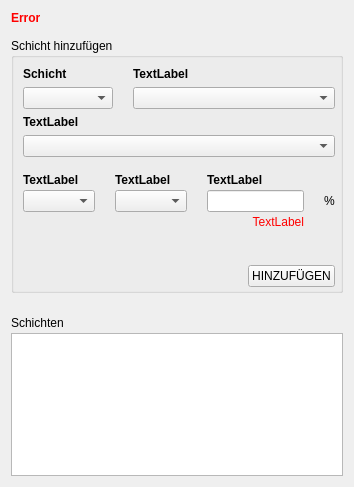
         <widget class="QWidget" name="scrollAreaWidgetContents_11">
          <property name="geometry">
           <rect>
            <x>0</x>
            <y>0</y>
            <width>354</width>
            <height>487</height>
           </rect>
          </property>
          <layout class="QGridLayout" name="gridLayout_45">
           <property name="horizontalSpacing">
            <number>5</number>
           </property>
           <property name="verticalSpacing">
            <number>3</number>
           </property>
           <item row="5" column="0">
            <widget class="QTableWidget" name="t_bestockungTable"/>
           </item>
           <item row="0" column="0">
            <widget class="QLabel" name="t_bestockungError">
             <property name="sizePolicy">
              <sizepolicy hsizetype="Preferred" vsizetype="Fixed">
               <horstretch>0</horstretch>
               <verstretch>0</verstretch>
              </sizepolicy>
             </property>
             <property name="font">
              <font>
               <weight>75</weight>
               <bold>true</bold>
              </font>
             </property>
             <property name="styleSheet">
              <string notr="true">color:red</string>
             </property>
             <property name="text">
              <string>Error</string>
             </property>
            </widget>
           </item>
           <item row="3" column="0">
            <spacer name="verticalSpacer_43">
             <property name="orientation">
              <enum>Qt::Vertical</enum>
             </property>
             <property name="sizeType">
              <enum>QSizePolicy::Fixed</enum>
             </property>
             <property name="sizeHint" stdset="0">
              <size>
               <width>20</width>
               <height>20</height>
              </size>
             </property>
            </spacer>
           </item>
           <item row="4" column="0">
            <widget class="QLabel" name="label_46">
             <property name="text">
              <string>Schichten</string>
             </property>
            </widget>
           </item>
           <item row="2" column="0">
            <widget class="QgsCollapsibleGroupBox" name="t_bestockung_collapsable">
             <property name="title">
              <string>Schicht hinzufügen</string>
             </property>
             <layout class="QGridLayout" name="gridLayout_13">
              <property name="leftMargin">
               <number>9</number>
              </property>
              <property name="topMargin">
               <number>9</number>
              </property>
              <property name="rightMargin">
               <number>5</number>
              </property>
              <property name="bottomMargin">
               <number>3</number>
              </property>
              <property name="horizontalSpacing">
               <number>20</number>
              </property>
              <property name="verticalSpacing">
               <number>6</number>
              </property>
              <item row="1" column="0">
               <widget class="QComboBox" name="t_bestockung_schicht_id">
                <property name="sizePolicy">
                 <sizepolicy hsizetype="Ignored" vsizetype="Ignored">
                  <horstretch>0</horstretch>
                  <verstretch>0</verstretch>
                 </sizepolicy>
                </property>
               </widget>
              </item>
              <item row="2" column="0">
               <spacer name="verticalSpacer_8">
                <property name="orientation">
                 <enum>Qt::Vertical</enum>
                </property>
                <property name="sizeType">
                 <enum>QSizePolicy::Maximum</enum>
                </property>
                <property name="sizeHint" stdset="0">
                 <size>
                  <width>20</width>
                  <height>20</height>
                 </size>
                </property>
               </spacer>
              </item>
              <item row="1" column="1" colspan="2">
               <widget class="QComboBox" name="t_bestockung_nas_id">
                <property name="sizePolicy">
                 <sizepolicy hsizetype="Ignored" vsizetype="Fixed">
                  <horstretch>0</horstretch>
                  <verstretch>0</verstretch>
                 </sizepolicy>
                </property>
               </widget>
              </item>
              <item row="16" column="0" colspan="3">
               <layout class="QHBoxLayout" name="horizontalLayout_2">
                <property name="topMargin">
                 <number>0</number>
                </property>
                <item>
                 <spacer name="horizontalSpacer_2">
                  <property name="orientation">
                   <enum>Qt::Horizontal</enum>
                  </property>
                  <property name="sizeHint" stdset="0">
                   <size>
                    <width>40</width>
                    <height>20</height>
                   </size>
                  </property>
                 </spacer>
                </item>
                <item>
                 <widget class="QPushButton" name="t_bestockungAdd">
                  <property name="text">
                   <string>HINZUFÜGEN</string>
                  </property>
                 </widget>
                </item>
               </layout>
              </item>
              <item row="6" column="0">
               <spacer name="verticalSpacer_9">
                <property name="orientation">
                 <enum>Qt::Vertical</enum>
                </property>
                <property name="sizeType">
                 <enum>QSizePolicy::Maximum</enum>
                </property>
                <property name="sizeHint" stdset="0">
                 <size>
                  <width>20</width>
                  <height>20</height>
                 </size>
                </property>
               </spacer>
              </item>
              <item row="4" column="0" colspan="3">
               <widget class="QComboBox" name="t_bestockung_icode_ba"/>
              </item>
              <item row="0" column="1">
               <widget class="QLabel" name="t_bestockung_nas_idLabel">
                <property name="font">
                 <font>
                  <weight>75</weight>
                  <bold>true</bold>
                 </font>
                </property>
                <property name="text">
                 <string>TextLabel</string>
                </property>
               </widget>
              </item>
              <item row="15" column="0" colspan="3">
               <widget class="QLabel" name="t_bestockungAddError">
                <property name="styleSheet">
                 <string notr="true">color:red</string>
                </property>
                <property name="text">
                 <string/>
                </property>
                <property name="alignment">
                 <set>Qt::AlignRight|Qt::AlignTrailing|Qt::AlignVCenter</set>
                </property>
               </widget>
              </item>
              <item row="14" column="0">
               <spacer name="verticalSpacer_56">
                <property name="orientation">
                 <enum>Qt::Vertical</enum>
                </property>
                <property name="sizeType">
                 <enum>QSizePolicy::Fixed</enum>
                </property>
                <property name="sizeHint" stdset="0">
                 <size>
                  <width>20</width>
                  <height>10</height>
                 </size>
                </property>
               </spacer>
              </item>
              <item row="7" column="0" colspan="3">
               <layout class="QGridLayout" name="gridLayout_46">
                <property name="topMargin">
                 <number>10</number>
                </property>
                <property name="horizontalSpacing">
                 <number>20</number>
                </property>
                <property name="verticalSpacing">
                 <number>3</number>
                </property>
                <item row="1" column="3">
                 <widget class="QLabel" name="label_48">
                  <property name="sizePolicy">
                   <sizepolicy hsizetype="Fixed" vsizetype="Preferred">
                    <horstretch>0</horstretch>
                    <verstretch>0</verstretch>
                   </sizepolicy>
                  </property>
                  <property name="text">
                   <string>%</string>
                  </property>
                 </widget>
                </item>
                <item row="0" column="2">
                 <widget class="QLabel" name="t_bestockung_ba_anteilLabel">
                  <property name="font">
                   <font>
                    <weight>75</weight>
                    <bold>true</bold>
                   </font>
                  </property>
                  <property name="text">
                   <string>TextLabel</string>
                  </property>
                 </widget>
                </item>
                <item row="1" column="0">
                 <widget class="QComboBox" name="t_bestockung_entsart_id">
                  <property name="sizePolicy">
                   <sizepolicy hsizetype="Expanding" vsizetype="Fixed">
                    <horstretch>0</horstretch>
                    <verstretch>0</verstretch>
                   </sizepolicy>
                  </property>
                 </widget>
                </item>
                <item row="1" column="2">
                 <widget class="QLineEdit" name="t_bestockung_ba_anteil">
                  <property name="alignment">
                   <set>Qt::AlignRight|Qt::AlignTrailing|Qt::AlignVCenter</set>
                  </property>
                 </widget>
                </item>
                <item row="0" column="1">
                 <widget class="QLabel" name="t_bestockung_vert_idLabel">
                  <property name="font">
                   <font>
                    <weight>75</weight>
                    <bold>true</bold>
                   </font>
                  </property>
                  <property name="text">
                   <string>TextLabel</string>
                  </property>
                 </widget>
                </item>
                <item row="1" column="1">
                 <widget class="QComboBox" name="t_bestockung_vert_id">
                  <property name="sizePolicy">
                   <sizepolicy hsizetype="Expanding" vsizetype="Fixed">
                    <horstretch>0</horstretch>
                    <verstretch>0</verstretch>
                   </sizepolicy>
                  </property>
                 </widget>
                </item>
                <item row="0" column="0">
                 <widget class="QLabel" name="t_bestockung_entsart_idLabel">
                  <property name="font">
                   <font>
                    <weight>75</weight>
                    <bold>true</bold>
                   </font>
                  </property>
                  <property name="text">
                   <string>TextLabel</string>
                  </property>
                 </widget>
                </item>
                <item row="2" column="2">
                 <widget class="QLabel" name="t_bestockung_ba_anteilError">
                  <property name="styleSheet">
                   <string notr="true">color:red</string>
                  </property>
                  <property name="text">
                   <string>TextLabel</string>
                  </property>
                  <property name="alignment">
                   <set>Qt::AlignRight|Qt::AlignTrailing|Qt::AlignVCenter</set>
                  </property>
                 </widget>
                </item>
               </layout>
              </item>
              <item row="3" column="0" colspan="2">
               <widget class="QLabel" name="t_bestockung_icode_baLabel">
                <property name="font">
                 <font>
                  <weight>75</weight>
                  <bold>true</bold>
                 </font>
                </property>
                <property name="text">
                 <string>TextLabel</string>
                </property>
               </widget>
              </item>
              <item row="0" column="0">
               <widget class="QLabel" name="schicht_idLabel">
                <property name="sizePolicy">
                 <sizepolicy hsizetype="Preferred" vsizetype="Maximum">
                  <horstretch>0</horstretch>
                  <verstretch>0</verstretch>
                 </sizepolicy>
                </property>
                <property name="font">
                 <font>
                  <weight>75</weight>
                  <bold>true</bold>
                 </font>
                </property>
                <property name="text">
                 <string>Schicht</string>
                </property>
               </widget>
              </item>
              <item row="5" column="0" colspan="3">
               <layout class="QVBoxLayout" name="t_bestockung_icode_ba_chips">
                <property name="topMargin">
                 <number>0</number>
                </property>
               </layout>
              </item>
             </layout>
            </widget>
           </item>
           <item row="1" column="0">
            <spacer name="verticalSpacer_7">
             <property name="orientation">
              <enum>Qt::Vertical</enum>
             </property>
             <property name="sizeType">
              <enum>QSizePolicy::Fixed</enum>
             </property>
             <property name="sizeHint" stdset="0">
              <size>
               <width>20</width>
               <height>10</height>
              </size>
             </property>
            </spacer>
           </item>
          </layout>
         </widget>
